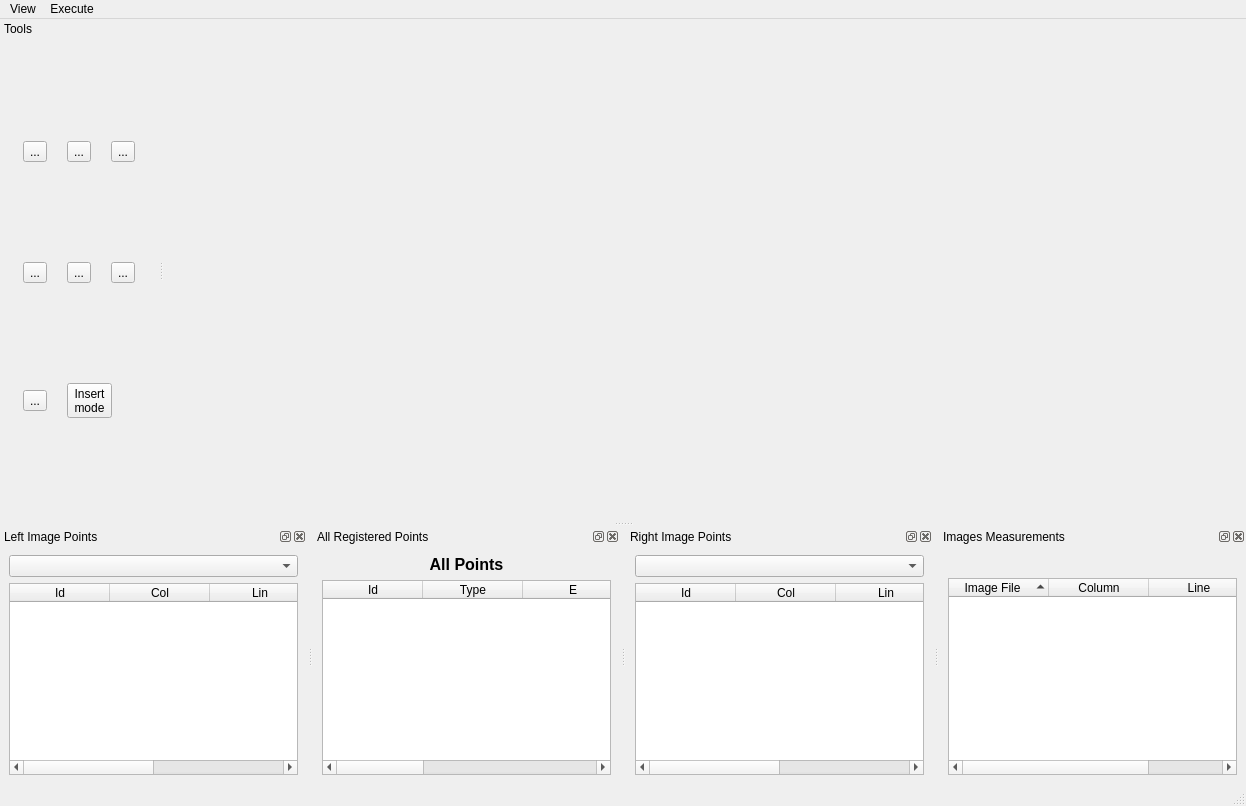
 <widget class="QMainWindow" name="PTMainWindow">
  <property name="geometry">
   <rect>
    <x>0</x>
    <y>0</y>
    <width>1246</width>
    <height>806</height>
   </rect>
  </property>
  <property name="windowTitle">
   <string>MainWindow</string>
  </property>
  <property name="autoFillBackground">
   <bool>true</bool>
  </property>
  <widget class="QWidget" name="centralwidget">
   <property name="maximumSize">
    <size>
     <width>16777215</width>
     <height>16777215</height>
    </size>
   </property>
   <layout class="QHBoxLayout" name="horizontalLayout">
    <item>
     <layout class="QVBoxLayout" name="viewerLayout">
      <property name="sizeConstraint">
       <enum>QLayout::SetNoConstraint</enum>
      </property>
     </layout>
    </item>
   </layout>
  </widget>
  <widget class="QMenuBar" name="menubar">
   <property name="geometry">
    <rect>
     <x>0</x>
     <y>0</y>
     <width>1246</width>
     <height>25</height>
    </rect>
   </property>
   <widget class="QMenu" name="menuView">
    <property name="title">
     <string>View</string>
    </property>
   </widget>
   <widget class="QMenu" name="menuExecute">
    <property name="title">
     <string>Execute</string>
    </property>
    <addaction name="actionCalculateFotoTri"/>
   </widget>
   <addaction name="menuView"/>
   <addaction name="menuExecute"/>
  </widget>
  <widget class="QStatusBar" name="statusBar"/>
  <widget class="QDockWidget" name="leftImageDock">
   <property name="sizePolicy">
    <sizepolicy hsizetype="MinimumExpanding" vsizetype="Preferred">
     <horstretch>0</horstretch>
     <verstretch>0</verstretch>
    </sizepolicy>
   </property>
   <property name="minimumSize">
    <size>
     <width>107</width>
     <height>164</height>
    </size>
   </property>
   <property name="features">
    <set>QDockWidget::AllDockWidgetFeatures</set>
   </property>
   <property name="allowedAreas">
    <set>Qt::BottomDockWidgetArea</set>
   </property>
   <property name="windowTitle">
    <string>Left Image Points</string>
   </property>
   <attribute name="dockWidgetArea">
    <number>8</number>
   </attribute>
   <widget class="QWidget" name="dockWidgetContents_7">
    <layout class="QVBoxLayout" name="verticalLayout">
     <item>
      <widget class="QComboBox" name="leftImageComboBox"/>
     </item>
     <item>
      <widget class="br::uerj::eng::efoto::ETableWidget" name="leftImageTableWidget">
       <property name="focusPolicy">
        <enum>Qt::StrongFocus</enum>
       </property>
       <property name="toolTip">
        <string comment="disambi" extracomment="comment">&lt;!DOCTYPE HTML PUBLIC &quot;-//W3C//DTD HTML 4.0//EN&quot; &quot;http://www.w3.org/TR/REC-html40/strict.dtd&quot;&gt;
&lt;html&gt;&lt;head&gt;&lt;meta name=&quot;qrichtext&quot; content=&quot;1&quot; /&gt;&lt;style type=&quot;text/css&quot;&gt;
p, li { white-space: pre-wrap; }
&lt;/style&gt;&lt;/head&gt;&lt;body style=&quot; font-family:'Sans'; font-size:10pt; font-weight:400; font-style:normal;&quot;&gt;
&lt;p style=&quot; margin-top:0px; margin-bottom:0px; margin-left:0px; margin-right:0px; -qt-block-indent:0; text-indent:0px;&quot;&gt;&lt;span style=&quot; color:#000000;&quot;&gt;Table with image's points&lt;/span&gt;&lt;/p&gt;&lt;/body&gt;&lt;/html&gt;</string>
       </property>
       <property name="editTriggers">
        <set>QAbstractItemView::NoEditTriggers</set>
       </property>
       <property name="showDropIndicator" stdset="0">
        <bool>false</bool>
       </property>
       <property name="dragDropOverwriteMode">
        <bool>false</bool>
       </property>
       <property name="sortingEnabled">
        <bool>true</bool>
       </property>
       <property name="rowCount">
        <number>0</number>
       </property>
       <property name="columnCount">
        <number>4</number>
       </property>
       <column>
        <property name="text">
         <string>Id</string>
        </property>
       </column>
       <column>
        <property name="text">
         <string>Col</string>
        </property>
       </column>
       <column>
        <property name="text">
         <string>Lin</string>
        </property>
       </column>
       <column>
        <property name="text">
         <string>key</string>
        </property>
       </column>
      </widget>
     </item>
    </layout>
   </widget>
  </widget>
  <widget class="QDockWidget" name="pointsDock">
   <property name="sizePolicy">
    <sizepolicy hsizetype="MinimumExpanding" vsizetype="Preferred">
     <horstretch>0</horstretch>
     <verstretch>0</verstretch>
    </sizepolicy>
   </property>
   <property name="minimumSize">
    <size>
     <width>103</width>
     <height>152</height>
    </size>
   </property>
   <property name="features">
    <set>QDockWidget::AllDockWidgetFeatures</set>
   </property>
   <property name="allowedAreas">
    <set>Qt::BottomDockWidgetArea</set>
   </property>
   <property name="windowTitle">
    <string>All Registered Points</string>
   </property>
   <attribute name="dockWidgetArea">
    <number>8</number>
   </attribute>
   <widget class="QWidget" name="dockWidgetContents_8">
    <layout class="QVBoxLayout" name="verticalLayout_2">
     <item>
      <widget class="QLabel" name="label_2">
       <property name="sizePolicy">
        <sizepolicy hsizetype="Minimum" vsizetype="Preferred">
         <horstretch>0</horstretch>
         <verstretch>0</verstretch>
        </sizepolicy>
       </property>
       <property name="text">
        <string>&lt;!DOCTYPE HTML PUBLIC &quot;-//W3C//DTD HTML 4.0//EN&quot; &quot;http://www.w3.org/TR/REC-html40/strict.dtd&quot;&gt;
&lt;html&gt;&lt;head&gt;&lt;meta name=&quot;qrichtext&quot; content=&quot;1&quot; /&gt;&lt;style type=&quot;text/css&quot;&gt;
p, li { white-space: pre-wrap; }
&lt;/style&gt;&lt;/head&gt;&lt;body style=&quot; font-family:'MS Shell Dlg 2'; font-size:8.25pt; font-weight:400; font-style:normal;&quot;&gt;
&lt;p align=&quot;center&quot; style=&quot; margin-top:0px; margin-bottom:0px; margin-left:0px; margin-right:0px; -qt-block-indent:0; text-indent:0px;&quot;&gt;&lt;span style=&quot; font-size:12pt; font-weight:600;&quot;&gt;All Points&lt;/span&gt;&lt;/p&gt;&lt;/body&gt;&lt;/html&gt;</string>
       </property>
      </widget>
     </item>
     <item>
      <widget class="br::uerj::eng::efoto::ETableWidget" name="pointsTableWidget">
       <property name="toolTip">
        <string>&lt;!DOCTYPE HTML PUBLIC &quot;-//W3C//DTD HTML 4.0//EN&quot; &quot;http://www.w3.org/TR/REC-html40/strict.dtd&quot;&gt;
&lt;html&gt;&lt;head&gt;&lt;meta name=&quot;qrichtext&quot; content=&quot;1&quot; /&gt;&lt;style type=&quot;text/css&quot;&gt;
p, li { white-space: pre-wrap; }
&lt;/style&gt;&lt;/head&gt;&lt;body style=&quot; font-family:'Sans'; font-size:10pt; font-weight:400; font-style:normal;&quot;&gt;
&lt;p style=&quot; margin-top:0px; margin-bottom:0px; margin-left:0px; margin-right:0px; -qt-block-indent:0; text-indent:0px;&quot;&gt;&lt;span style=&quot; color:#000000;&quot;&gt;Table with all points&lt;/span&gt;&lt;/p&gt;&lt;/body&gt;&lt;/html&gt;</string>
       </property>
       <property name="sortingEnabled">
        <bool>true</bool>
       </property>
       <property name="rowCount">
        <number>0</number>
       </property>
       <property name="columnCount">
        <number>6</number>
       </property>
       <column>
        <property name="text">
         <string>Id</string>
        </property>
       </column>
       <column>
        <property name="text">
         <string>Type</string>
        </property>
       </column>
       <column>
        <property name="text">
         <string>E</string>
        </property>
       </column>
       <column>
        <property name="text">
         <string>N</string>
        </property>
       </column>
       <column>
        <property name="text">
         <string>H</string>
        </property>
       </column>
       <column>
        <property name="text">
         <string>keys</string>
        </property>
       </column>
      </widget>
     </item>
    </layout>
   </widget>
  </widget>
  <widget class="QDockWidget" name="rightImageDock">
   <property name="sizePolicy">
    <sizepolicy hsizetype="MinimumExpanding" vsizetype="Preferred">
     <horstretch>0</horstretch>
     <verstretch>0</verstretch>
    </sizepolicy>
   </property>
   <property name="minimumSize">
    <size>
     <width>107</width>
     <height>164</height>
    </size>
   </property>
   <property name="features">
    <set>QDockWidget::AllDockWidgetFeatures</set>
   </property>
   <property name="allowedAreas">
    <set>Qt::BottomDockWidgetArea</set>
   </property>
   <property name="windowTitle">
    <string>Right Image Points</string>
   </property>
   <attribute name="dockWidgetArea">
    <number>8</number>
   </attribute>
   <widget class="QWidget" name="dockWidgetContents_9">
    <layout class="QVBoxLayout" name="verticalLayout_3">
     <item>
      <widget class="QComboBox" name="rightImageComboBox"/>
     </item>
     <item>
      <widget class="br::uerj::eng::efoto::ETableWidget" name="rightImageTableWidget">
       <property name="toolTip">
        <string>&lt;!DOCTYPE HTML PUBLIC &quot;-//W3C//DTD HTML 4.0//EN&quot; &quot;http://www.w3.org/TR/REC-html40/strict.dtd&quot;&gt;
&lt;html&gt;&lt;head&gt;&lt;meta name=&quot;qrichtext&quot; content=&quot;1&quot; /&gt;&lt;style type=&quot;text/css&quot;&gt;
p, li { white-space: pre-wrap; }
&lt;/style&gt;&lt;/head&gt;&lt;body style=&quot; font-family:'Sans'; font-size:10pt; font-weight:400; font-style:normal;&quot;&gt;
&lt;p style=&quot; margin-top:0px; margin-bottom:0px; margin-left:0px; margin-right:0px; -qt-block-indent:0; text-indent:0px;&quot;&gt;&lt;span style=&quot; color:#000000;&quot;&gt;Table with image's points&lt;/span&gt;&lt;/p&gt;&lt;/body&gt;&lt;/html&gt;</string>
       </property>
       <property name="sortingEnabled">
        <bool>true</bool>
       </property>
       <property name="rowCount">
        <number>0</number>
       </property>
       <property name="columnCount">
        <number>4</number>
       </property>
       <column>
        <property name="text">
         <string>Id</string>
        </property>
       </column>
       <column>
        <property name="text">
         <string>Col</string>
        </property>
       </column>
       <column>
        <property name="text">
         <string>Lin</string>
        </property>
       </column>
       <column>
        <property name="text">
         <string>Key</string>
        </property>
       </column>
      </widget>
     </item>
    </layout>
   </widget>
  </widget>
  <widget class="QDockWidget" name="toolsDockWidget">
   <property name="sizePolicy">
    <sizepolicy hsizetype="Minimum" vsizetype="Minimum">
     <horstretch>0</horstretch>
     <verstretch>0</verstretch>
    </sizepolicy>
   </property>
   <property name="minimumSize">
    <size>
     <width>158</width>
     <height>177</height>
    </size>
   </property>
   <property name="maximumSize">
    <size>
     <width>500</width>
     <height>524287</height>
    </size>
   </property>
   <property name="baseSize">
    <size>
     <width>200</width>
     <height>300</height>
    </size>
   </property>
   <property name="features">
    <set>QDockWidget::DockWidgetMovable</set>
   </property>
   <property name="allowedAreas">
    <set>Qt::LeftDockWidgetArea|Qt::RightDockWidgetArea</set>
   </property>
   <property name="windowTitle">
    <string>Tools</string>
   </property>
   <attribute name="dockWidgetArea">
    <number>1</number>
   </attribute>
   <widget class="QWidget" name="dockWidgetContents_2">
    <layout class="QGridLayout" name="gridLayout">
     <item row="0" column="0">
      <widget class="QToolButton" name="markToolButton">
       <property name="toolTip">
        <string>&lt;!DOCTYPE HTML PUBLIC &quot;-//W3C//DTD HTML 4.0//EN&quot; &quot;http://www.w3.org/TR/REC-html40/strict.dtd&quot;&gt;
&lt;html&gt;&lt;head&gt;&lt;meta name=&quot;qrichtext&quot; content=&quot;1&quot; /&gt;&lt;style type=&quot;text/css&quot;&gt;
p, li { white-space: pre-wrap; }
&lt;/style&gt;&lt;/head&gt;&lt;body style=&quot; font-family:'Sans'; font-size:10pt; font-weight:400; font-style:normal;&quot;&gt;
&lt;p style=&quot; margin-top:0px; margin-bottom:0px; margin-left:0px; margin-right:0px; -qt-block-indent:0; text-indent:0px;&quot;&gt;&lt;span style=&quot; color:#000000;&quot;&gt;Create a photogrammetric point in project&lt;/span&gt;&lt;/p&gt;&lt;/body&gt;&lt;/html&gt;</string>
       </property>
       <property name="text">
        <string>...</string>
       </property>
       <property name="icon">
        <iconset resource="../resource/resource.qrc">
         <normaloff>:/icon/addmark.png</normaloff>:/icon/addmark.png</iconset>
       </property>
       <property name="iconSize">
        <size>
         <width>32</width>
         <height>32</height>
        </size>
       </property>
      </widget>
     </item>
     <item row="0" column="1">
      <widget class="QToolButton" name="flightDirectionToolButton">
       <property name="text">
        <string>...</string>
       </property>
       <property name="icon">
        <iconset resource="../resource/resource.qrc">
         <normaloff>:/icon/fd.png</normaloff>:/icon/fd.png</iconset>
       </property>
       <property name="iconSize">
        <size>
         <width>32</width>
         <height>32</height>
        </size>
       </property>
      </widget>
     </item>
     <item row="0" column="2">
      <widget class="QToolButton" name="calculateFotoTriToolButton">
       <property name="text">
        <string>...</string>
       </property>
       <property name="icon">
        <iconset resource="../resource/resource.qrc">
         <normaloff>:/icon/exterior.png</normaloff>:/icon/exterior.png</iconset>
       </property>
       <property name="iconSize">
        <size>
         <width>32</width>
         <height>32</height>
        </size>
       </property>
      </widget>
     </item>
     <item row="1" column="0">
      <widget class="QToolButton" name="saveMarksButton">
       <property name="toolTip">
        <string>&lt;!DOCTYPE HTML PUBLIC &quot;-//W3C//DTD HTML 4.0//EN&quot; &quot;http://www.w3.org/TR/REC-html40/strict.dtd&quot;&gt;
&lt;html&gt;&lt;head&gt;&lt;meta name=&quot;qrichtext&quot; content=&quot;1&quot; /&gt;&lt;style type=&quot;text/css&quot;&gt;
p, li { white-space: pre-wrap; }
&lt;/style&gt;&lt;/head&gt;&lt;body style=&quot; font-family:'MS Shell Dlg 2'; font-size:8.25pt; font-weight:400; font-style:normal;&quot;&gt;
&lt;p style=&quot; margin-top:0px; margin-bottom:0px; margin-left:0px; margin-right:0px; -qt-block-indent:0; text-indent:0px;&quot;&gt;&lt;span style=&quot; color:#000000;&quot;&gt;Save only marks&lt;/span&gt;&lt;/p&gt;&lt;/body&gt;&lt;/html&gt;</string>
       </property>
       <property name="text">
        <string>...</string>
       </property>
       <property name="icon">
        <iconset resource="../resource/resource.qrc">
         <normaloff>:/icon/filesave</normaloff>:/icon/filesave</iconset>
       </property>
       <property name="iconSize">
        <size>
         <width>32</width>
         <height>32</height>
        </size>
       </property>
      </widget>
     </item>
     <item row="1" column="1">
      <widget class="QToolButton" name="viewReportToolButton">
       <property name="text">
        <string>...</string>
       </property>
       <property name="icon">
        <iconset resource="../resource/resource.qrc">
         <normaloff>:/icon/table.png</normaloff>:/icon/table.png</iconset>
       </property>
       <property name="iconSize">
        <size>
         <width>32</width>
         <height>32</height>
        </size>
       </property>
      </widget>
     </item>
     <item row="1" column="2">
      <widget class="QToolButton" name="exportToKmlButton">
       <property name="toolTip">
        <string>&lt;!DOCTYPE HTML PUBLIC &quot;-//W3C//DTD HTML 4.0//EN&quot; &quot;http://www.w3.org/TR/REC-html40/strict.dtd&quot;&gt;
&lt;html&gt;&lt;head&gt;&lt;meta name=&quot;qrichtext&quot; content=&quot;1&quot; /&gt;&lt;style type=&quot;text/css&quot;&gt;
p, li { white-space: pre-wrap; }
&lt;/style&gt;&lt;/head&gt;&lt;body style=&quot; font-family:'MS Shell Dlg 2'; font-size:8.25pt; font-weight:400; font-style:normal;&quot;&gt;
&lt;p style=&quot; margin-top:0px; margin-bottom:0px; margin-left:0px; margin-right:0px; -qt-block-indent:0; text-indent:0px;&quot;&gt;&lt;span style=&quot; font-size:8pt; font-weight:600; color:#000000;&quot;&gt;Make a google Earthfile with marks and images limits&lt;/span&gt;&lt;/p&gt;&lt;/body&gt;&lt;/html&gt;</string>
       </property>
       <property name="text">
        <string>...</string>
       </property>
       <property name="icon">
        <iconset resource="../resource/resource.qrc">
         <normaloff>:/icon/exportKMLIcon.png</normaloff>:/icon/exportKMLIcon.png</iconset>
       </property>
       <property name="iconSize">
        <size>
         <width>32</width>
         <height>32</height>
        </size>
       </property>
      </widget>
     </item>
     <item row="2" column="0">
      <widget class="QToolButton" name="doneButton">
       <property name="toolTip">
        <string>&lt;!DOCTYPE HTML PUBLIC &quot;-//W3C//DTD HTML 4.0//EN&quot; &quot;http://www.w3.org/TR/REC-html40/strict.dtd&quot;&gt;
&lt;html&gt;&lt;head&gt;&lt;meta name=&quot;qrichtext&quot; content=&quot;1&quot; /&gt;&lt;style type=&quot;text/css&quot;&gt;
p, li { white-space: pre-wrap; }
&lt;/style&gt;&lt;/head&gt;&lt;body style=&quot; font-family:'MS Shell Dlg 2'; font-size:8.25pt; font-weight:400; font-style:normal;&quot;&gt;
&lt;p style=&quot; margin-top:0px; margin-bottom:0px; margin-left:0px; margin-right:0px; -qt-block-indent:0; text-indent:0px;&quot;&gt;&lt;span style=&quot; font-size:8pt; font-weight:600; color:#000000;&quot;&gt;Done &lt;/span&gt;&lt;/p&gt;&lt;/body&gt;&lt;/html&gt;</string>
       </property>
       <property name="text">
        <string>...</string>
       </property>
       <property name="icon">
        <iconset resource="../resource/resource.qrc">
         <normaloff>:/icon/done.png</normaloff>:/icon/done.png</iconset>
       </property>
       <property name="iconSize">
        <size>
         <width>32</width>
         <height>32</height>
        </size>
       </property>
      </widget>
     </item>
     <item row="2" column="1" colspan="2">
      <widget class="QToolButton" name="insertPointInButton">
       <property name="toolTip">
        <string>&lt;!DOCTYPE HTML PUBLIC &quot;-//W3C//DTD HTML 4.0//EN&quot; &quot;http://www.w3.org/TR/REC-html40/strict.dtd&quot;&gt;
&lt;html&gt;&lt;head&gt;&lt;meta name=&quot;qrichtext&quot; content=&quot;1&quot; /&gt;&lt;style type=&quot;text/css&quot;&gt;
p, li { white-space: pre-wrap; }
&lt;/style&gt;&lt;/head&gt;&lt;body style=&quot; font-family:'Sans'; font-size:10pt; font-weight:400; font-style:normal;&quot;&gt;
&lt;p style=&quot; margin-top:0px; margin-bottom:0px; margin-left:0px; margin-right:0px; -qt-block-indent:0; text-indent:0px;&quot;&gt;&lt;span style=&quot; color:#000000;&quot;&gt;Change to insertion mode to ON or OFF&lt;/span&gt;&lt;/p&gt;&lt;/body&gt;&lt;/html&gt;</string>
       </property>
       <property name="statusTip">
        <string/>
       </property>
       <property name="text">
        <string>Insert
mode</string>
       </property>
       <property name="checkable">
        <bool>true</bool>
       </property>
       <property name="popupMode">
        <enum>QToolButton::InstantPopup</enum>
       </property>
       <property name="toolButtonStyle">
        <enum>Qt::ToolButtonTextOnly</enum>
       </property>
       <property name="autoRaise">
        <bool>false</bool>
       </property>
       <property name="arrowType">
        <enum>Qt::LeftArrow</enum>
       </property>
      </widget>
     </item>
    </layout>
   </widget>
  </widget>
  <widget class="QDockWidget" name="appearancesImagesDock">
   <property name="sizePolicy">
    <sizepolicy hsizetype="MinimumExpanding" vsizetype="Minimum">
     <horstretch>0</horstretch>
     <verstretch>0</verstretch>
    </sizepolicy>
   </property>
   <property name="minimumSize">
    <size>
     <width>102</width>
     <height>150</height>
    </size>
   </property>
   <property name="windowTitle">
    <string>Images Measurements</string>
   </property>
   <attribute name="dockWidgetArea">
    <number>8</number>
   </attribute>
   <widget class="QWidget" name="dockWidgetContents">
    <layout class="QVBoxLayout" name="verticalLayout_4">
     <item>
      <widget class="QLabel" name="pointIdLabel">
       <property name="sizePolicy">
        <sizepolicy hsizetype="Preferred" vsizetype="Fixed">
         <horstretch>0</horstretch>
         <verstretch>0</verstretch>
        </sizepolicy>
       </property>
       <property name="minimumSize">
        <size>
         <width>0</width>
         <height>17</height>
        </size>
       </property>
       <property name="maximumSize">
        <size>
         <width>16777215</width>
         <height>17</height>
        </size>
       </property>
       <property name="text">
        <string/>
       </property>
       <property name="alignment">
        <set>Qt::AlignCenter</set>
       </property>
      </widget>
     </item>
     <item>
      <widget class="QTreeWidget" name="imagesPointTreeWidget">
       <property name="sizePolicy">
        <sizepolicy hsizetype="Preferred" vsizetype="Preferred">
         <horstretch>0</horstretch>
         <verstretch>0</verstretch>
        </sizepolicy>
       </property>
       <property name="minimumSize">
        <size>
         <width>0</width>
         <height>0</height>
        </size>
       </property>
       <property name="maximumSize">
        <size>
         <width>16777215</width>
         <height>16777215</height>
        </size>
       </property>
       <property name="autoScroll">
        <bool>true</bool>
       </property>
       <property name="editTriggers">
        <set>QAbstractItemView::NoEditTriggers</set>
       </property>
       <property name="showDropIndicator" stdset="0">
        <bool>false</bool>
       </property>
       <property name="dragDropMode">
        <enum>QAbstractItemView::NoDragDrop</enum>
       </property>
       <property name="alternatingRowColors">
        <bool>true</bool>
       </property>
       <property name="selectionMode">
        <enum>QAbstractItemView::SingleSelection</enum>
       </property>
       <property name="indentation">
        <number>0</number>
       </property>
       <property name="rootIsDecorated">
        <bool>true</bool>
       </property>
       <property name="uniformRowHeights">
        <bool>true</bool>
       </property>
       <property name="itemsExpandable">
        <bool>true</bool>
       </property>
       <property name="sortingEnabled">
        <bool>true</bool>
       </property>
       <property name="animated">
        <bool>true</bool>
       </property>
       <property name="wordWrap">
        <bool>true</bool>
       </property>
       <property name="columnCount">
        <number>4</number>
       </property>
       <attribute name="headerShowSortIndicator" stdset="0">
        <bool>true</bool>
       </attribute>
       <attribute name="headerStretchLastSection">
        <bool>true</bool>
       </attribute>
       <column>
        <property name="text">
         <string>Image File</string>
        </property>
        <property name="textAlignment">
         <set>AlignHCenter|AlignVCenter|AlignCenter</set>
        </property>
       </column>
       <column>
        <property name="text">
         <string notr="true">Column</string>
        </property>
        <property name="textAlignment">
         <set>AlignHCenter|AlignVCenter|AlignCenter</set>
        </property>
       </column>
       <column>
        <property name="text">
         <string notr="true">Line</string>
        </property>
        <property name="textAlignment">
         <set>AlignHCenter|AlignVCenter|AlignCenter</set>
        </property>
       </column>
       <column>
        <property name="text">
         <string notr="true">Image Key</string>
        </property>
        <property name="textAlignment">
         <set>AlignHCenter|AlignVCenter|AlignCenter</set>
        </property>
       </column>
      </widget>
     </item>
    </layout>
   </widget>
  </widget>
  <action name="actionSet_Mark">
   <property name="checkable">
    <bool>true</bool>
   </property>
   <property name="icon">
    <iconset>
     <normaloff>:/icon/mark.png</normaloff>:/icon/mark.png</iconset>
   </property>
   <property name="text">
    <string>actionSet_Mark</string>
   </property>
   <property name="toolTip">
    <string>&lt;!DOCTYPE HTML PUBLIC &quot;-//W3C//DTD HTML 4.0//EN&quot; &quot;http://www.w3.org/TR/REC-html40/strict.dtd&quot;&gt;
&lt;html&gt;&lt;head&gt;&lt;meta name=&quot;qrichtext&quot; content=&quot;1&quot; /&gt;&lt;style type=&quot;text/css&quot;&gt;
p, li { white-space: pre-wrap; }
&lt;/style&gt;&lt;/head&gt;&lt;body style=&quot; font-family:'Sans'; font-size:10pt; font-weight:400; font-style:normal;&quot;&gt;
&lt;p style=&quot; margin-top:0px; margin-bottom:0px; margin-left:0px; margin-right:0px; -qt-block-indent:0; text-indent:0px;&quot;&gt;&lt;span style=&quot; color:#000000;&quot;&gt;Mark point in image&lt;/span&gt;&lt;/p&gt;&lt;/body&gt;&lt;/html&gt;</string>
   </property>
   <property name="iconVisibleInMenu">
    <bool>false</bool>
   </property>
   <property name="priority">
    <enum>QAction::LowPriority</enum>
   </property>
  </action>
  <action name="actionMove">
   <property name="checkable">
    <bool>true</bool>
   </property>
   <property name="icon">
    <iconset resource="../resource/resource.qrc">
     <normaloff>:/icon/move.png</normaloff>:/icon/move.png</iconset>
   </property>
   <property name="text">
    <string>move</string>
   </property>
   <property name="toolTip">
    <string>&lt;!DOCTYPE HTML PUBLIC &quot;-//W3C//DTD HTML 4.0//EN&quot; &quot;http://www.w3.org/TR/REC-html40/strict.dtd&quot;&gt;
&lt;html&gt;&lt;head&gt;&lt;meta name=&quot;qrichtext&quot; content=&quot;1&quot; /&gt;&lt;style type=&quot;text/css&quot;&gt;
p, li { white-space: pre-wrap; }
&lt;/style&gt;&lt;/head&gt;&lt;body style=&quot; font-family:'Sans'; font-size:10pt; font-weight:400; font-style:normal;&quot;&gt;
&lt;p style=&quot; margin-top:0px; margin-bottom:0px; margin-left:0px; margin-right:0px; -qt-block-indent:0; text-indent:0px;&quot;&gt;&lt;span style=&quot; color:#000000;&quot;&gt;Move a image&lt;/span&gt;&lt;/p&gt;&lt;/body&gt;&lt;/html&gt;</string>
   </property>
  </action>
  <action name="actionZoom">
   <property name="checkable">
    <bool>true</bool>
   </property>
   <property name="icon">
    <iconset resource="../resource/resource.qrc">
     <normaloff>:/icon/find.png</normaloff>:/icon/find.png</iconset>
   </property>
   <property name="text">
    <string>zoom</string>
   </property>
   <property name="toolTip">
    <string>&lt;!DOCTYPE HTML PUBLIC &quot;-//W3C//DTD HTML 4.0//EN&quot; &quot;http://www.w3.org/TR/REC-html40/strict.dtd&quot;&gt;
&lt;html&gt;&lt;head&gt;&lt;meta name=&quot;qrichtext&quot; content=&quot;1&quot; /&gt;&lt;style type=&quot;text/css&quot;&gt;
p, li { white-space: pre-wrap; }
&lt;/style&gt;&lt;/head&gt;&lt;body style=&quot; font-family:'Sans'; font-size:10pt; font-weight:400; font-style:normal;&quot;&gt;
&lt;p style=&quot; margin-top:0px; margin-bottom:0px; margin-left:0px; margin-right:0px; -qt-block-indent:0; text-indent:0px;&quot;&gt;&lt;span style=&quot; color:#000000;&quot;&gt;Zoom in image&lt;/span&gt;&lt;/p&gt;&lt;/body&gt;&lt;/html&gt;</string>
   </property>
  </action>
  <action name="actionFit_View">
   <property name="icon">
    <iconset resource="../resource/resource.qrc">
     <normaloff>:/icon/fit.png</normaloff>:/icon/fit.png</iconset>
   </property>
   <property name="text">
    <string>fit</string>
   </property>
   <property name="toolTip">
    <string>&lt;!DOCTYPE HTML PUBLIC &quot;-//W3C//DTD HTML 4.0//EN&quot; &quot;http://www.w3.org/TR/REC-html40/strict.dtd&quot;&gt;
&lt;html&gt;&lt;head&gt;&lt;meta name=&quot;qrichtext&quot; content=&quot;1&quot; /&gt;&lt;style type=&quot;text/css&quot;&gt;
p, li { white-space: pre-wrap; }
&lt;/style&gt;&lt;/head&gt;&lt;body style=&quot; font-family:'Sans'; font-size:10pt; font-weight:400; font-style:normal;&quot;&gt;
&lt;p style=&quot; margin-top:0px; margin-bottom:0px; margin-left:0px; margin-right:0px; -qt-block-indent:0; text-indent:0px;&quot;&gt;&lt;span style=&quot; color:#000000;&quot;&gt;Fit image in all possible area&lt;/span&gt;&lt;/p&gt;&lt;/body&gt;&lt;/html&gt;</string>
   </property>
  </action>
  <action name="actionFoto_Tri">
   <property name="icon">
    <iconset resource="../resource/resource.qrc">
     <normaloff>:/icon/exterior.png</normaloff>:/icon/exterior.png</iconset>
   </property>
   <property name="text">
    <string>fotoTri</string>
   </property>
   <property name="toolTip">
    <string>&lt;!DOCTYPE HTML PUBLIC &quot;-//W3C//DTD HTML 4.0//EN&quot; &quot;http://www.w3.org/TR/REC-html40/strict.dtd&quot;&gt;
&lt;html&gt;&lt;head&gt;&lt;meta name=&quot;qrichtext&quot; content=&quot;1&quot; /&gt;&lt;style type=&quot;text/css&quot;&gt;
p, li { white-space: pre-wrap; }
&lt;/style&gt;&lt;/head&gt;&lt;body style=&quot; font-family:'Sans'; font-size:10pt; font-weight:400; font-style:normal;&quot;&gt;
&lt;p style=&quot; margin-top:0px; margin-bottom:0px; margin-left:0px; margin-right:0px; -qt-block-indent:0; text-indent:0px;&quot;&gt;&lt;span style=&quot; color:#000000;&quot;&gt;Run PhotoTriangulation&lt;/span&gt;&lt;/p&gt;&lt;/body&gt;&lt;/html&gt;</string>
   </property>
  </action>
  <action name="actionView_Report">
   <property name="icon">
    <iconset resource="../resource/resource.qrc">
     <normaloff>:/icon/table.png</normaloff>:/icon/table.png</iconset>
   </property>
   <property name="text">
    <string>viewReport</string>
   </property>
   <property name="toolTip">
    <string>&lt;!DOCTYPE HTML PUBLIC &quot;-//W3C//DTD HTML 4.0//EN&quot; &quot;http://www.w3.org/TR/REC-html40/strict.dtd&quot;&gt;
&lt;html&gt;&lt;head&gt;&lt;meta name=&quot;qrichtext&quot; content=&quot;1&quot; /&gt;&lt;style type=&quot;text/css&quot;&gt;
p, li { white-space: pre-wrap; }
&lt;/style&gt;&lt;/head&gt;&lt;body style=&quot; font-family:'Sans'; font-size:10pt; font-weight:400; font-style:normal;&quot;&gt;
&lt;p style=&quot; margin-top:0px; margin-bottom:0px; margin-left:0px; margin-right:0px; -qt-block-indent:0; text-indent:0px;&quot;&gt;&lt;span style=&quot; color:#000000;&quot;&gt;See the results/report&lt;/span&gt;&lt;/p&gt;&lt;/body&gt;&lt;/html&gt;</string>
   </property>
  </action>
  <action name="actionFlightDirection">
   <property name="checkable">
    <bool>true</bool>
   </property>
   <property name="icon">
    <iconset resource="../resource/resource.qrc">
     <normaloff>:/icon/fd.png</normaloff>:/icon/fd.png</iconset>
   </property>
   <property name="text">
    <string>flightdirection</string>
   </property>
   <property name="toolTip">
    <string>&lt;!DOCTYPE HTML PUBLIC &quot;-//W3C//DTD HTML 4.0//EN&quot; &quot;http://www.w3.org/TR/REC-html40/strict.dtd&quot;&gt;
&lt;html&gt;&lt;head&gt;&lt;meta name=&quot;qrichtext&quot; content=&quot;1&quot; /&gt;&lt;style type=&quot;text/css&quot;&gt;
p, li { white-space: pre-wrap; }
&lt;/style&gt;&lt;/head&gt;&lt;body style=&quot; font-family:'Sans'; font-size:10pt; font-weight:400; font-style:normal;&quot;&gt;
&lt;p style=&quot; margin-top:0px; margin-bottom:0px; margin-left:0px; margin-right:0px; -qt-block-indent:0; text-indent:0px;&quot;&gt;&lt;span style=&quot; color:#000000;&quot;&gt;Indicates flight's direction&lt;/span&gt;&lt;/p&gt;&lt;/body&gt;&lt;/html&gt;</string>
   </property>
  </action>
  <action name="actionCalculateFotoTri">
   <property name="text">
    <string>Calculate</string>
   </property>
   <property name="toolTip">
    <string>Calculate PhotoTriangulation</string>
   </property>
   <property name="shortcut">
    <string>Alt+F</string>
   </property>
  </action>
 </widget>
